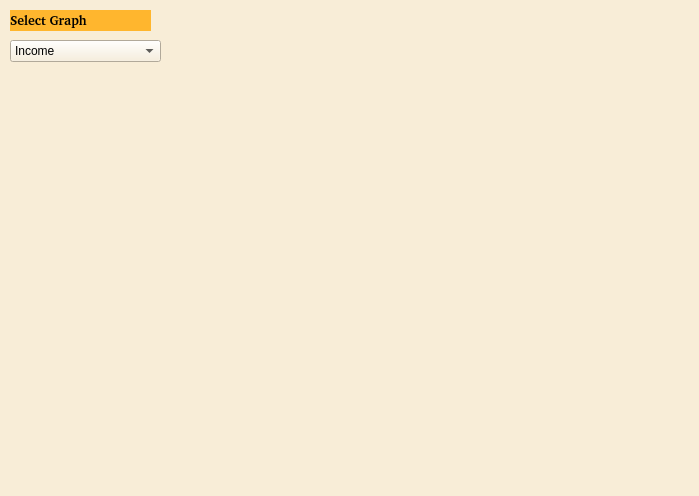
<?xml version="1.0" encoding="UTF-8"?>
<ui version="4.0">
 <class>SignUp</class>
 <widget class="QMainWindow" name="SignUp">
  <property name="geometry">
   <rect>
    <x>0</x>
    <y>0</y>
    <width>699</width>
    <height>496</height>
   </rect>
  </property>
  <property name="windowTitle">
   <string>Sign Up</string>
  </property>
  <property name="styleSheet">
   <string notr="true">background-color: rgb(248, 237, 215);</string>
  </property>
  <widget class="QWidget" name="centralwidget">
   <widget class="graph" name="graph" native="true">
    <property name="geometry">
     <rect>
      <x>10</x>
      <y>70</y>
      <width>661</width>
      <height>411</height>
     </rect>
    </property>
   </widget>
   <widget class="QComboBox" name="graphselector">
    <property name="geometry">
     <rect>
      <x>10</x>
      <y>40</y>
      <width>151</width>
      <height>22</height>
     </rect>
    </property>
    <item>
     <property name="text">
      <string>Income</string>
     </property>
    </item>
    <item>
     <property name="text">
      <string>Expenditure</string>
     </property>
    </item>
    <item>
     <property name="text">
      <string>Balance</string>
     </property>
    </item>
   </widget>
   <widget class="QLabel" name="monthselectorlbl">
    <property name="geometry">
     <rect>
      <x>10</x>
      <y>10</y>
      <width>141</width>
      <height>21</height>
     </rect>
    </property>
    <property name="font">
     <font>
      <family>Champagne &amp; Limousines</family>
      <pointsize>10</pointsize>
      <weight>75</weight>
      <bold>true</bold>
     </font>
    </property>
    <property name="styleSheet">
     <string notr="true">background-color:rgb(255,182,46);</string>
    </property>
    <property name="text">
     <string>Select Graph</string>
    </property>
   </widget>
  </widget>
  <widget class="QStatusBar" name="statusbar"/>
 </widget>
 <customwidgets>
  <customwidget>
   <class>graph</class>
   <extends>QWidget</extends>
   <header location="global">graph.h</header>
   <container>1</container>
  </customwidget>
 </customwidgets>
 <resources/>
 <connections/>
</ui>
